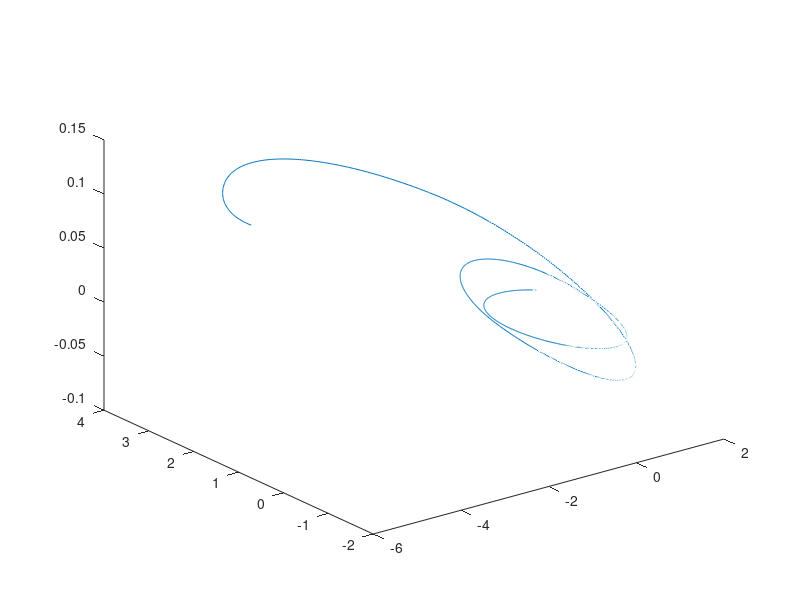
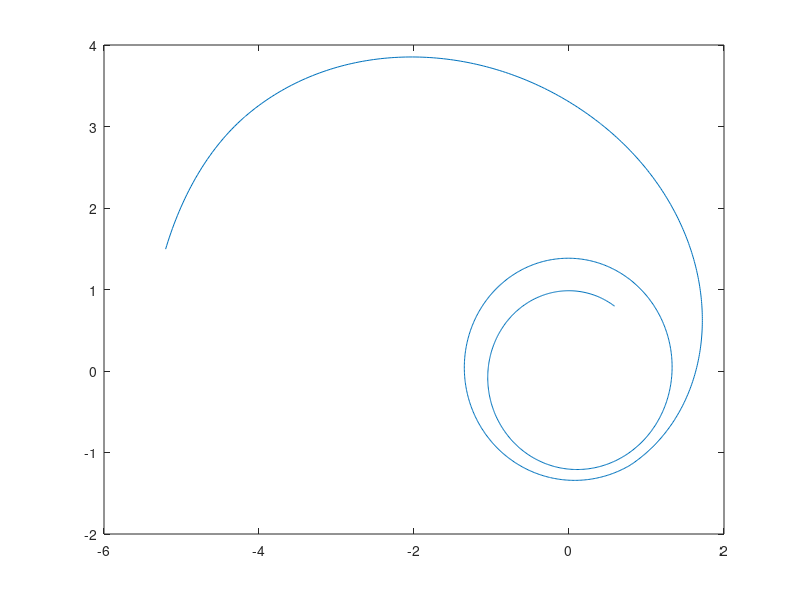

Reproduce these figures in MATLAB, in order.
clear;clc;
raw_data = dlmread('trajectory.txt');
data = raw_data(:, 2:7);

r = data(:, 1:3);

figure(1)
plot3(r(:,1), r(:,2), r(:,3));
% axis equal
figure(2)
plot(r(:,1), r(:,2))
